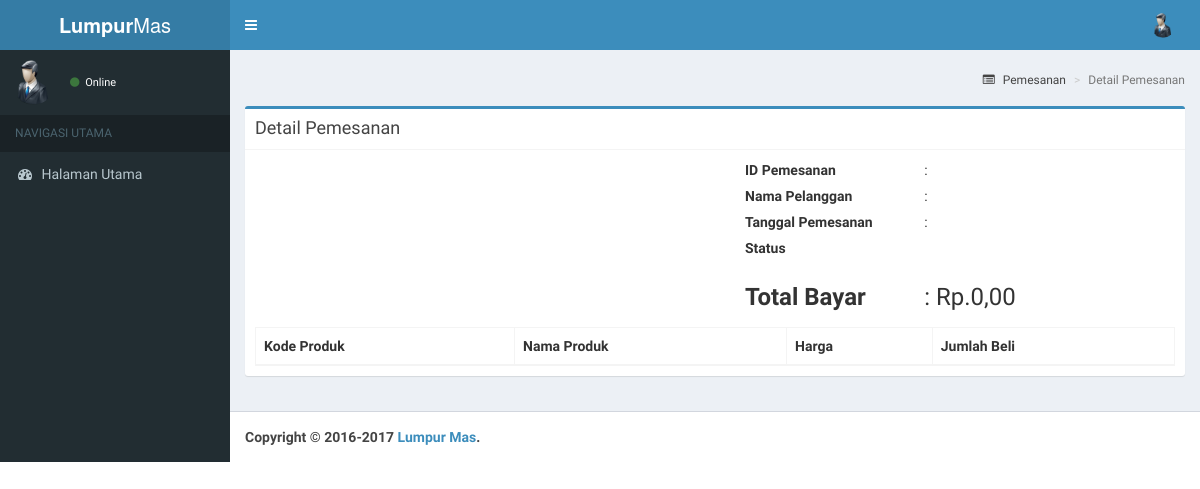
Before: /asset/pemesanan/detail.php with the older database file.
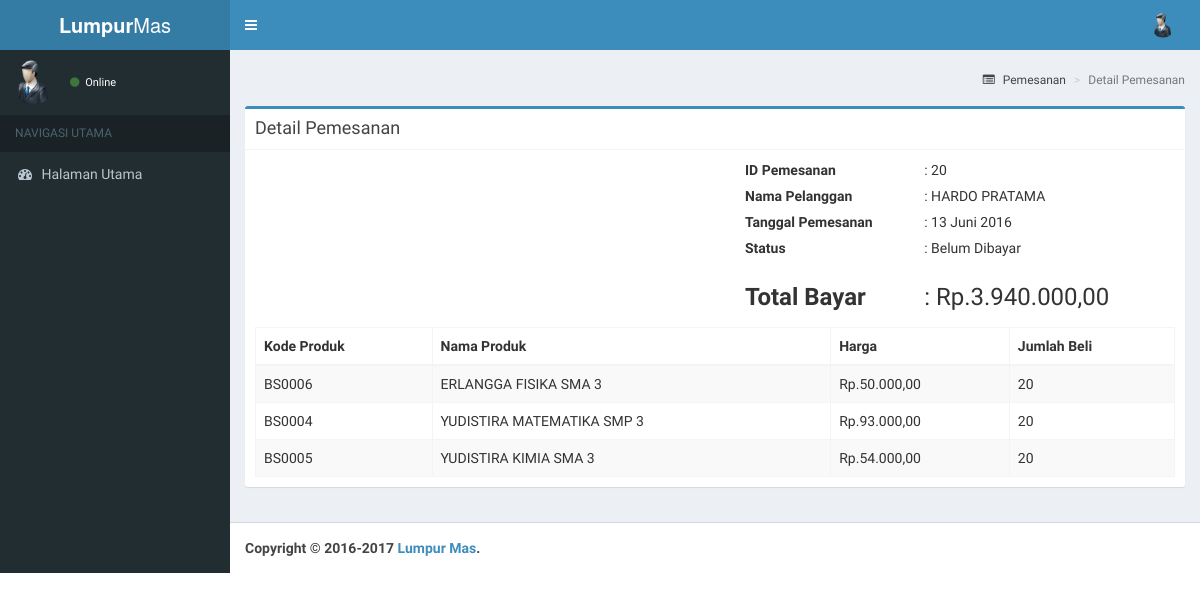
After: the same page with the newer database file.
### tables this page shows
CREATE TABLE IF NOT EXISTS `pemesanan` (
  `id_pemesanan` int(11) NOT NULL AUTO_INCREMENT,
  `tgl_pemesanan` datetime NOT NULL DEFAULT CURRENT_TIMESTAMP,
  `status_pemesanan` char(2) DEFAULT 'BL',
  `total_bayar` int(11) DEFAULT '0',
  `bukti_transfer` varchar(100) DEFAULT NULL,
  `tgl_pengambilan` datetime DEFAULT NULL,
  `id_pelanggan` int(11) NOT NULL,
  PRIMARY KEY (`id_pemesanan`)
);

CREATE TABLE IF NOT EXISTS `pelanggan` (
  `id_pelanggan` int(11) NOT NULL AUTO_INCREMENT,
  `nama` varchar(30) NOT NULL,
  `alamat` varchar(50) DEFAULT NULL,
  `no_telp` varchar(12) DEFAULT NULL,
  `email` varchar(50) DEFAULT NULL,
  `poin` int(4) DEFAULT '0',
  `id_user` int(11) DEFAULT NULL,
  PRIMARY KEY (`id_pelanggan`),
  KEY `constratint_id_user_pelanggan` (`id_user`)
);

CREATE TABLE IF NOT EXISTS `detail_pemesanan` (
  `id_pemesanan` int(11) NOT NULL,
  `id_produk` int(11) NOT NULL,
  `jumlah_beli` int(3) NOT NULL DEFAULT '1',
  KEY `constraint_id_pemesanan` (`id_pemesanan`),
  KEY `constraint_id_produk_pemesanan` (`id_produk`)
);

CREATE TABLE IF NOT EXISTS `produk` (
  `id_produk` int(11) NOT NULL AUTO_INCREMENT,
  `nama_produk` varchar(50) NOT NULL,
  `harga` int(11) DEFAULT NULL,
  `status_produk` char(2) DEFAULT 'TD',
  `diskon` int(2) NOT NULL DEFAULT '0',
  `url` varchar(255) DEFAULT 'default.jpg',
  `status_hapus` char(1) DEFAULT '1',
  `id_kategori` int(11) DEFAULT NULL,
  `kode_produk` varchar(8) DEFAULT NULL,
  PRIMARY KEY (`id_produk`),
  UNIQUE KEY `kode_produk` (`kode_produk`),
  KEY `constraint_id_kategori` (`id_kategori`)
);

### asset/pemesanan/detail.php (the view, shortened to what this page needs)
<?php
	include '../../koneksi/koneksi.php';
	$id_pemesanan = $_GET['id_pemesanan'];
	$sql = "SELECT id_pemesanan, tgl_pemesanan, status_pemesanan, total_bayar, tgl_pengambilan, pelanggan.nama FROM pemesanan, pelanggan WHERE pemesanan.id_pelanggan=pelanggan.id_pelanggan";
	$stmt = $db->prepare($sql);
	$stmt->execute();
	$stmt->bind_result($id_pemesanan, $tgl_pemesanan, $status_pemesanan, $total_bayar, $tgl_pengambilan, $nama);
	Sidebar();
	?>
	<section class="content-header">
	  	<h1>
	  	</h1>
	  	<ol class="breadcrumb">
	    	<li><a href="../pemesanan/"><i class="fa fa-list-alt"></i> Pemesanan</a></li>
	    	<li class="active">Detail Pemesanan</li>
	  	</ol>
	</section>
    <section class="content">
      	<div class="row">
        	<div class="col-xs-12">
        		<div class="box box-primary">
            		<div class="box-header with-border">
              			<h3 class="box-title">Detail Pemesanan</h3>
            		</div>
		            <div class="box-body">
		            	<div class="col-md-6"></div>
			        	<div class="col-md-6">
			        		<fieldset>
			        			<div class="col-md-5">
			        				<label>ID Pemesanan</label>
			        			</div>
			        			<div class="col-md-7">
			        				<?php echo " : " . $id_pemesanan; ?>
			        			</div>
			        			<div class="col-md-12"></div>
			        			<div class="col-md-5">
			        				<label>Nama Pelanggan</label>
			        			</div>
			        			<div class="col-md-7">
			        				<?php echo " : " . strtoupper($nama); ?>
			        			</div>
			        			<div class="col-md-12"></div>
			        			<div class="col-md-5">
			        				<label>Tanggal Pemesanan</label>
			        			</div>
			        			<div class="col-md-7">
			        				<?php echo " : " . Tanggal($tgl_pemesanan); ?>
			        			</div>
			        			<div class="col-md-12"></div>
			        			<div class="col-md-5">
			        				<label>Status</label>
			        			</div>
			        			<div class="col-md-7">
			        				<?php if ($status_pemesanan=="BL") {
			        					echo " : Belum Dibayar";
			        				}  ?>
			        			</div>
			        			<div class="col-md-12"></div>
			        			<div class="col-md-5">
			        				<h3><label>Total Bayar</label></h3>
			        			</div>
			        			<div class="col-md-7">
			        				<?php
										$jumlah_desimal ="2";
										$pemisah_desimal =",";
										$pemisah_ribuan =".";
										echo "<h3>: Rp." .number_format($total_bayar, $jumlah_desimal, $pemisah_desimal, $pemisah_ribuan)."</h3>";
									?>
			        			</div>
			        		</fieldset>
			        	</div>
			        	<div class="col-md-12"></div>
				        <table id="example1" class="table table-bordered table-striped">
							<thead>
								<tr>
									<th>Kode Produk</th>
									<th>Nama Produk</th>
									<th>Harga</th>
									<th>Jumlah Beli</th>
								</tr>
							</thead>
							<tbody>
								<?php
								$sql = "SELECT detail_pemesanan.id_pemesanan, detail_pemesanan.id_produk, jumlah_beli, nama_produk, kode_produk, harga FROM detail_pemesanan, pemesanan, produk WHERE detail_pemesanan.id_pemesanan='$id_pemesanan' AND pemesanan.id_pemesanan=detail_pemesanan.id_pemesanan AND detail_pemesanan.id_produk=produk.id_produk";
								$stmt = $db->prepare($sql);
								$stmt->execute();
								$stmt->bind_result($id_pemesanan, $id_produk, $jumlah_beli, $nama_produk, $kode_produk, $harga);
								while ($stmt->fetch()) {
								?>
								<tr>
									<td><?php echo strtoupper($kode_produk); ?></td>
									<td><?php echo strtoupper($nama_produk); ?></td>
									<td>
										<?php
											$jumlah_desimal ="2";
											$pemisah_desimal =",";
											$pemisah_ribuan =".";
											echo "Rp." .number_format($harga, $jumlah_desimal, $pemisah_desimal, $pemisah_ribuan);
										?>
									</td>
									<td><?php echo $jumlah_beli; ?></td>
								</tr>
								<?php
								}
								?>
							</tbody>
						</table>
				    </div>
				</div>
			</div>
		</div>
	</section>
	<?php
	CloseSidebar();
?>

### fungsi/sidebar/index.php (shortened to what this page needs)
<?php
	function Sidebar(){
		?>
			<!DOCTYPE html>
			<html>
			<head>
			  	<link rel="stylesheet" href="../../bootstrap/bootstrap/css/bootstrap.min.css">
			  	<link rel="stylesheet" href="https://cdnjs.cloudflare.com/ajax/libs/font-awesome/4.5.0/css/font-awesome.min.css">
			  	<link rel="stylesheet" href="https://cdnjs.cloudflare.com/ajax/libs/ionicons/2.0.1/css/ionicons.min.css">
			  	<link rel="stylesheet" href="../../bootstrap/plugins/datatables/dataTables.bootstrap.css">
			  	<link rel="stylesheet" href="../../bootstrap/plugins/daterangepicker/daterangepicker-bs3.css">
			  	<link rel="stylesheet" href="../../bootstrap/plugins/datepicker/datepicker3.css">
			  	<link rel="stylesheet" href="../../bootstrap/plugins/iCheck/all.css">
			  	<link rel="stylesheet" href="../../bootstrap/plugins/colorpicker/bootstrap-colorpicker.min.css">
			  	<link rel="stylesheet" href="../../bootstrap/plugins/timepicker/bootstrap-timepicker.min.css">
			  	<link rel="stylesheet" href="../../bootstrap/plugins/select2/select2.min.css">
			  	<link rel="stylesheet" href="../../bootstrap/dist/css/AdminLTE.min.css">
			  	<link rel="stylesheet" href="../../bootstrap/dist/css/skins/_all-skins.min.css">
			  	<link rel="stylesheet" type="text/css" href="../../bootstrap/dist/sweet/sweetalert.css">
			</head>
			<body class="hold-transition skin-blue sidebar-mini">
				<div class="wrapper">
				  	<header class="main-header">
				    	<a href="../login/" class="logo">
				      		<span class="logo-lg"><b>Lumpur</b>Mas</span>
				    	</a>
					    <nav class="navbar navbar-static-top">
				      		<a href="#" class="sidebar-toggle" data-toggle="offcanvas" role="button">
				      		</a>
				      		<div class="navbar-custom-menu">
				        		<ul class="nav navbar-nav">
				          			<li class="dropdown user user-menu">
				            			<a href="#" class="dropdown-toggle" data-toggle="dropdown">
				              				<img src="../../bootstrap/dist/img/user.png" class="user-image" alt="User Image">
				            			</a>
							        </li>
				        		</ul>
				      		</div>
				    	</nav>
				  	</header>
				  	<aside class="main-sidebar">
				    	<section class="sidebar">
				      		<div class="user-panel">
						        <div class="pull-left image">
						          	<img src="../../bootstrap/dist/img/user.png" class="img-circle" alt="User Image">
						        </div>
						        <div class="pull-left info">
						          	<a href="#"><i class="fa fa-circle text-success"></i> Online</a>
						        </div>
						    </div>
					      	<ul class="sidebar-menu">
					        	<li class="header">NAVIGASI UTAMA</li>
					        	<li class="treeview">
							        <a href="<?php echo $url; ?>">
							            <i class="fa fa-dashboard"></i>
							            <span>Halaman Utama</span>
							        </a>
							    </li>
					   	 	</ul>
				    	</section>
					</aside>
				  	<div class="content-wrapper">
		<?php
	}
	function CloseSidebar(){
		?>
		</div>
		<footer class="main-footer">
	    	<strong>Copyright &copy; 2016-2017 <a href="#">Lumpur Mas</a>.</strong>
	  	</footer>
		</body>
		</html>
		<?php
	}
	function Tanggal($tanggal){
  		$BulanIndo = array("Januari", "Februari", "Maret", "April", "Mei", "Juni", "Juli", "Agustus", "September", "Oktober", "November", "Desember");
  		$tahun = substr($tanggal, 0, 4);
  		$bulan = substr($tanggal, 5, 2);
  		$tgl = substr($tanggal, 8, 2);
  		$hasil = $tgl . " " . $BulanIndo[(int)$bulan-1] . " ". $tahun;
  		return($hasil);
  	}
?>

Changed rows visible on the page:
added pemesanan: id_pemesanan "20", id_pelanggan.nama "HARDO PRATAMA", tgl_pemesanan "13 Juni 2016", total_bayar "3.940.000,00"
added detail_pemesanan: id_produk.kode_produk "BS0006", id_produk.nama_produk "ERLANGGA FISIKA SMA 3", id_produk.harga "50.000,00", jumlah_beli "20"
added detail_pemesanan: id_produk.kode_produk "BS0004", id_produk.nama_produk "YUDISTIRA MATEMATIKA SMP 3", id_produk.harga "93.000,00", jumlah_beli "20"
added detail_pemesanan: id_produk.kode_produk "BS0005", id_produk.nama_produk "YUDISTIRA KIMIA SMA 3", id_produk.harga "54.000,00", jumlah_beli "20"
Other visible differences:
$total_bayar: "0,00" → (not shown)
text now shown: ": Belum Dibayar"
